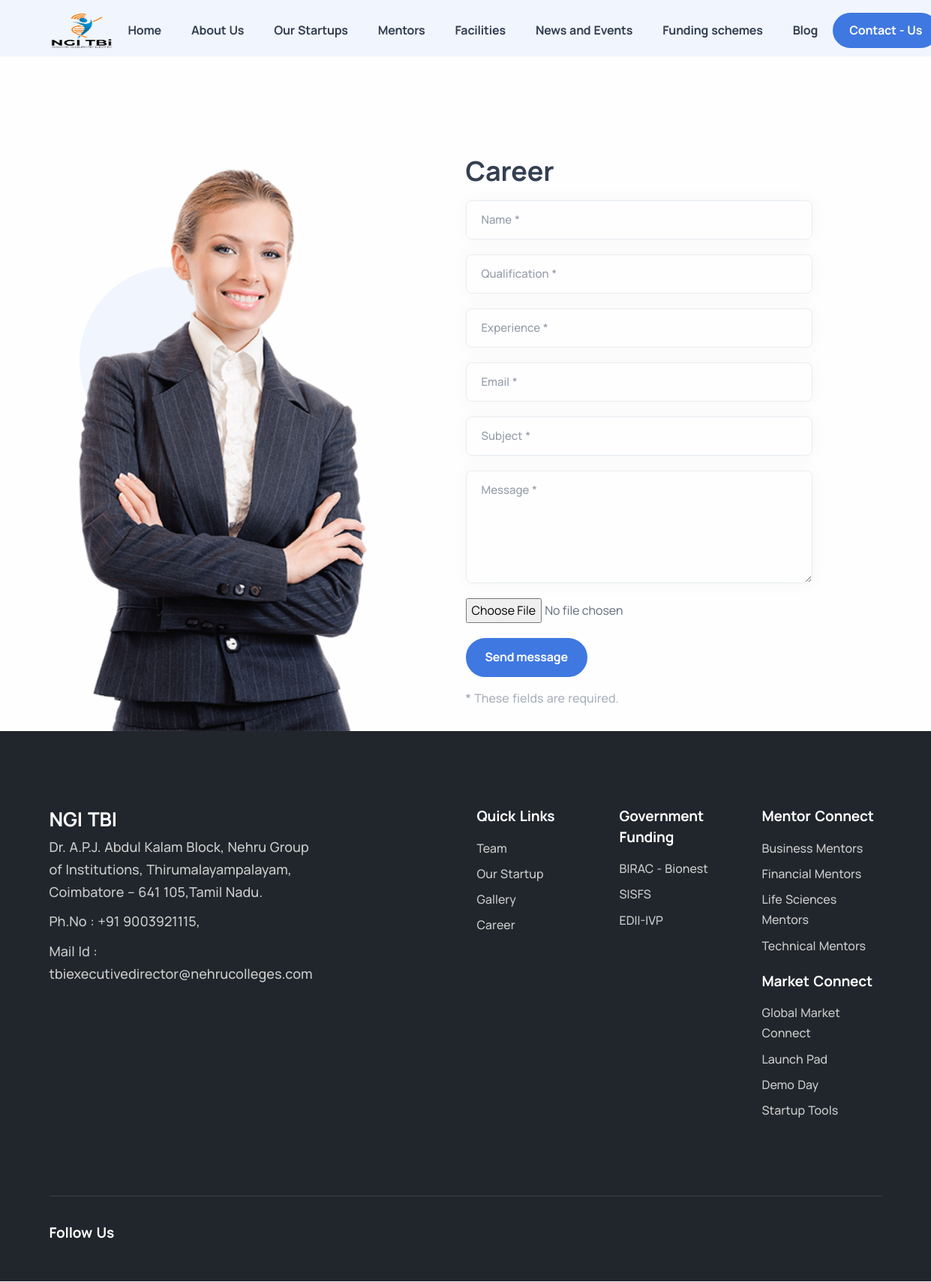
Page /career on the committed database.
### base/models.py (models this page shows)
class logo(models.Model):
    L_id = models.IntegerField(primary_key=True)
    Reson = models.CharField(max_length = 200)
    image = models.ImageField(upload_to='logo',default='images/user_image.png')
    last_updated_date = models.DateField(default=timezone.now)
    class Meta:
          get_latest_by = ['image']

class FooterEditPage(models.Model):
    id = models.IntegerField(primary_key=True)
    InstituteName = models.CharField(max_length = 200)
    Address = models.CharField(max_length = 200)
    PhoneNumber = models.CharField(max_length = 200)
    EXN = models.CharField(max_length = 200)
    mail = models.CharField(max_length = 200)
    last_updated_date = models.DateField(default=timezone.now)

### base/views.py (the view)
# urls.py: path("career",views.career),
def career (request):
    return render(request,"carrer.html",reguler_datas())

### templates/carrer.html (shortened to what this page needs)
<!DOCTYPE html>
<html>
  <head>
    {% load static %}
    <link rel="stylesheet" href=" {% static 'assets/css/plugins.css' %} " />
    <link rel="stylesheet" href=" {% static 'assets/css/style.css' %} " />
  </head>
  <body>
    <header class="wrapper bg-soft-primary">
      <nav
        class="navbar navbar-expand-lg center-nav transparent navbar-light"  style="height:75px;"
      >
      <div class="container flex-lg-row flex-nowrap align-items-center">
        <div class="navbar-brand w-100">
          <a href="/">
            <img class="logo-light" src=" {{ logo.image.url }}" class="w-100" srcset=" {{ logo.image.url }} 5x" alt="" style="width: 85px; height: 48px;" />
          </a>
        </div>
        <div class="navbar-collapse offcanvas offcanvas-nav offcanvas-start">
          <div class="offcanvas-body ms-lg-auto d-flex flex-column h-100">
            <ul class="navbar-nav">
              <li class="nav-item dropdown dropdown-mega">
                <a class="nav-link  " href="/">Home</a>
              </li>
              <li class="nav-item dropdown">
                <a class="nav-link  " href="#" data-bs-toggle="dropdown">About Us</a>
              </li>
              <li class="nav-item dropdown">
                <a class="nav-link  " href="/ourstartups">Our Startups</a>
              </li>
              <li class="nav-item dropdown">
                <a class="nav-link">Mentors</a>
              </li>
              <li class="nav-item dropdown">
                <a class="nav-link  " href="/ourstartups">Facilities</a>
              </li>
              <li class="nav-item dropdown">
                <a class="nav-link">News and Events</a>
              </li>
              <li class="nav-item dropdown">
                <a class="nav-link">Funding schemes</a>
              </li>
              <li class="nav-item">
                <a href="/list_blog" class="nav-link">Blog</a>
              </li>
        <div class="navbar-other w-100 d-flex ms-auto">
          <ul class="navbar-nav flex-row align-items-center ms-auto">
            <li class="nav-item d-none d-md-block">
              <a
                href="/contact"
                class="btn btn-sm btn-primary rounded-pill"
                >Contact - Us</a
              >
            </li>
          </ul>
        </div>
      </div>
      </nav>
    </header>
    <section class="wrapper bg-light">
      <div class="container py-14 pt-lg-16 pb-lg-0">
        <div class="row gx-lg-8 gx-xl-0 gy-10 align-items-center">
          <div class="col-lg-6 col-xl-5 position-relative d-none d-lg-block">
            <figure class="ps-xxl-10">
              <img
                src=" {% static './assets/img/photos/woman.png' %} "
                alt=""
              />
            </figure>
          </div>
          <div class="col-lg-6 col-xl-5 offset-xl-1">
            <h1 class="display-4 mb-3">Career</h1>
            <form
              class="contact-form needs-validation"
              method="post"
              action="./assets/php/contact.php"
              novalidate
            >
              <div class="form-floating mb-4">
                <input
                  id="form_name2"
                  type="text"
                  name="name"
                  class="form-control"
                  placeholder="Jane"
                  required="required"
                  data-error="Name is required."
                />
                <label for="form_name2">Name *</label>
              </div>
              <div class="form-floating mb-4">
                <input
                  id="form_name2"
                  type="text"
                  name="name"
                  class="form-control"
                  placeholder="Jane"
                  required="required"
                  data-error="Name is required."
                />
                <label for="form_name2">Qualification *</label>
              </div>
              <div class="form-floating mb-4">
                <input
                  id="form_name2"
                  type="text"
                  name="name"
                  class="form-control"
                  placeholder="Jane"
                  required="required"
                  data-error="Name is required."
                />
                <label for="form_name2">Experience *</label>
              </div>
              <div class="form-floating mb-4">
                <input
                  id="form_email2"
                  type="email"
                  name="email"
                  class="form-control"
                  placeholder="jane.doe@example.com"
                  required="required"
                  data-error="Valid email is required."
                />
                <label for="form_email2">Email *</label>
              </div>
              <div class="form-floating mb-4">
                <input
                  id="form_name2"
                  type="text"
                  name="name"
                  class="form-control"
                  placeholder="Jane"
                  required="required"
                  data-error="Name is required."
                />
                <label for="form_name2">Subject *</label>
              </div>
              <div class="form-floating mb-4">
                <textarea
                  id="form_message2"
                  name="message"
                  class="form-control"
                  placeholder="Your message"
                  style="height: 150px"
                  required
                ></textarea>
                <label for="form_message2">Message *</label>
              </div>
              <div class="form-floating mb-4">
                <form>
                  <label for="file-input"></label>
                  <input type="file" id="file-input" />
                </form>
              </div>
              <input
                type="submit"
                class="btn btn-primary rounded-pill btn-send mb-3"
                value="Send message"
              />
              <p class="text-muted">
                <strong>*</strong> These fields are required.
              </p>
            </form>
          </div>
        </div>
      </div>
    </section>
    <section id="snippet-3" class="wrapper bg-light wrapper-border">
      <div class="container-fluid pt-0 pt-md-0 pb-0 pb-md-0 px-xxl-01" style="padding-left: 0px; padding-right: 0px;">
        <footer class="bg-dark text-inverse">
          <div class="container pt-13 pt-md-15 pb-7">
            <div class="row gy-6 gy-lg-0">
              <div class="col-lg-4">
                <div class="widget">
                  <h3 class="h2 mb-1 text-white">{{ FooterEditPage.0.InstituteName }}</h3>
                  <p class="lead mb-5">
                    {{ FooterEditPage.0.Address }}
                   <span style="display: block; margin-top: 10px;"> Ph.No : {{ FooterEditPage.0.PhoneNumber }},</span>
                   <span style="display: block; margin-top: 10px;">    Mail Id : {{ FooterEditPage.0.mail }}</span>
                  </p>
                </div>
              </div>
              <div class="col-md-4 col-lg-2 offset-lg-2">
                <div class="widget">
                  <h4 class="widget-title text-white mb-3">Quick Links</h4>
                  <ul class="list-unstyled text-reset mb-0">
                    <li><a href="/team">Team</a></li>
                    <li><a href="/ourstartups">Our Startup</a></li>
                    <li><a href="/gallery">Gallery</a></li>
                    <li><a href="/career">Career</a></li>
                  </ul>
                </div>
              </div>
              <div class="col-md-4 col-lg-2">
                <div class="widget">
                  <h4 class="widget-title text-white mb-3">Government Funding</h4>
                  <ul class="list-unstyled mb-0">
                    <li><a href="/birac">BIRAC - Bionest</a></li>
                    <li><a href="/sisfs">SISFS</a></li>
                    <li><a href="/EDI">EDII-IVP</a></li>
                  </ul>
                </div>
              </div>
              <div class="col-md-4 col-lg-2">
                <div class="widget">
                  <h4 class="widget-title text-white mb-3">Mentor Connect</h4>
                  <ul class="list-unstyled mb-0">
                    <li><a href="/Mentor_Connect">Business Mentors</a></li>
                    <li><a href="/Mentor_Connect">Financial Mentors</a></li>
                    <li><a href="/Mentor_Connect">Life Sciences Mentors</a></li>
                    <li><a href="/Mentor_Connect">Technical Mentors</a></li>
                  </ul>
                </div>
                <div class="widget">
                    <h4 class="widget-title text-white mb-3">Market Connect</h4>
                    <ul class="list-unstyled mb-0">
                      <li><a href="/globalMarket">Global Market Connect</a></li>
                      <li><a href="#">Launch Pad</a></li>
                      <li><a href="/demoday">Demo Day
                    </a></li>
                      <li><a href="#">Startup Tools</a></li>
                    </ul>
                  </div>
              </div>
            </div>
            <hr class="mt-13 mt-md-15 mb-7" />
            <div class="widget">
              <h4 class="widget-title text-white mb-3">Follow Us</h4>
            </div>
          </div>
        </footer>
      </div>
    </section>
  </body>
</html>

### rows in the picture
logo: image (picture)
FooterEditPage: InstituteName "NGI TBI", Address "Dr. A.P.J. Abdul Kalam Block, Nehru Group of Institutions, Thirumalayampalayam, Coimbatore – 641 105,Tamil Nadu.", PhoneNumber "+91 9003921115", mail "tbiexecutivedirector@nehrucolleges.com"
